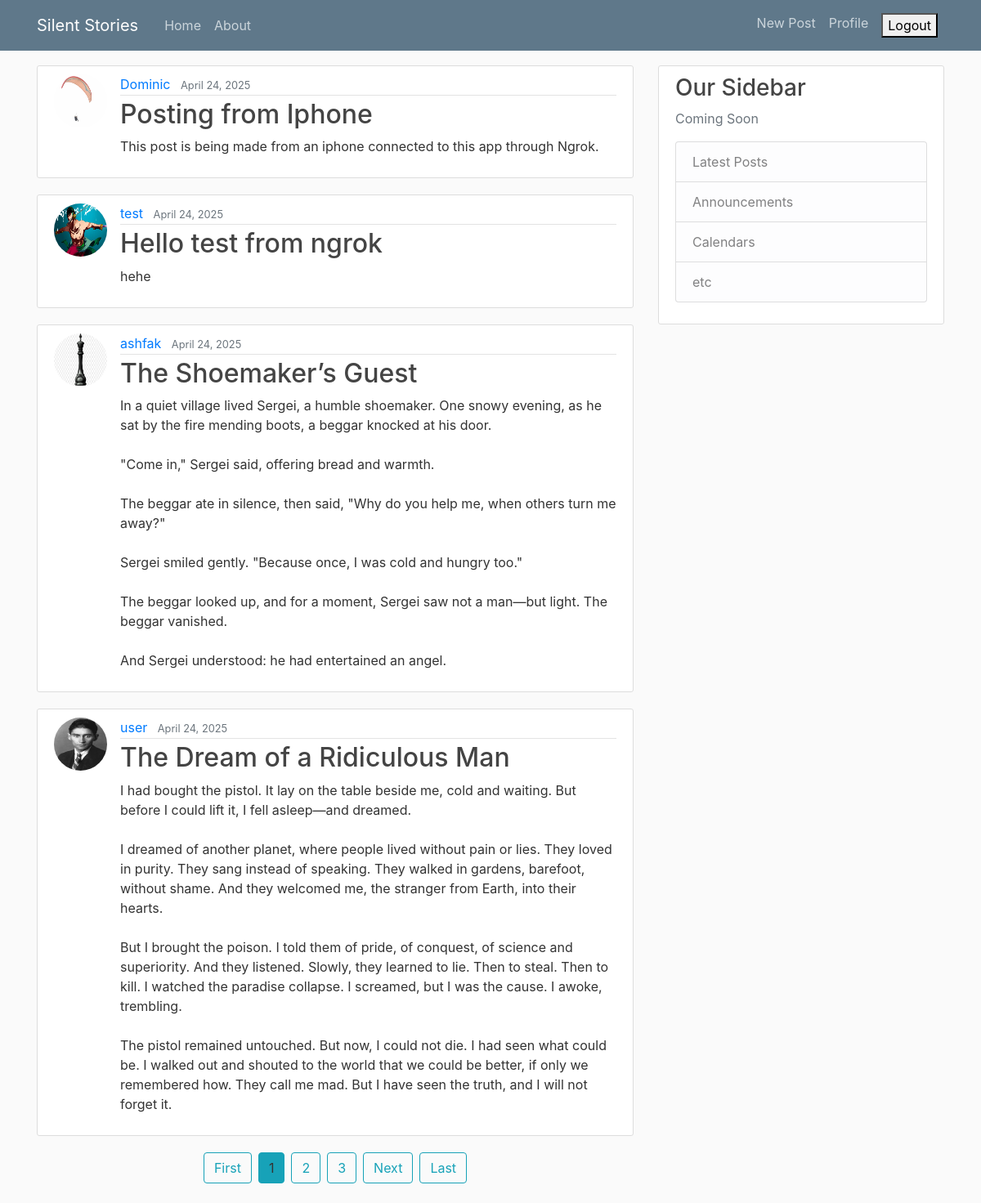
The app's page / (signed in) with its own data.
### blog/models.py (models this page shows, shortened)
class Post(models.Model):
    title=models.CharField(max_length=100)
    content=models.TextField(max_length=500)
    date_posted=models.DateTimeField(default=timezone.now)
    author= models.ForeignKey(User, on_delete=models.CASCADE)

### user/models.py (models this page shows, shortened)
class Profile(models.Model):
    user = models.OneToOneField(User, on_delete=models.CASCADE)
    image = models.ImageField(default='default.png', upload_to='profile_pics')

### blog/views.py (the view)
# urls.py: path('', PostListView.as_view(), name="blog-home"),
class PostListView(LoginRequiredMixin,ListView):
    model=Post
    template_name='blog/home.html'
    context_object_name='posts'
    ordering=['-date_posted']
    paginate_by=4

### blog/templates/blog/home.html (shortened to what this page needs)
{% extends "blog/base.html" %}
{% block content %}
    {% for post in posts %}
        <article class="media content-section">
          <img class="rounded-circle article-img" src="{{ post.author.profile.image.url }}">
          <div class="media-body">
            <div class="article-metadata">
              <a class="mr-2" href="{% url 'user-posts' post.author.username %}">{{ post.author }}</a>
              <small class="text-muted">{{ post.date_posted|date:"F d, Y" }}</small>
            </div>
            <h2><a class="article-title" href="{% url 'post-detail' post.id %}">{{ post.title }}</a></h2>
            <p class="article-content">{{ post.content }}</p>
          </div>
        </article>
    {% endfor %}
    {% if is_paginated %}
    <div class="d-flex justify-content-center mb-4">
        <a class="btn btn-outline-info mx-1" href="?page=1">First</a>
        {% for num in page_obj.paginator.page_range %}
            {% if page_obj.number == num %}
                <a class="btn btn-info mx-1">{{ num }}</a>
            {% elif num > page_obj.number|add:"-3" and num < page_obj.number|add:"3" %}
                <a class="btn btn-outline-info mx-1" href="?page={{ num }}">{{ num }}</a>
            {% endif %}
        {% endfor %}
        {% if page_obj.has_next %}
            <a class="btn btn-outline-info mx-1" href="?page={{ page_obj.next_page_number }}">Next</a>
            <a class="btn btn-outline-info mx-1" href="?page={{ page_obj.paginator.num_pages }}">Last</a>
        {% endif %}
    </div>
{% endif %}
{% endblock content %}

### blog/templates/blog/base.html (shortened to what this page needs)
{% load static %}
<!DOCTYPE html>
<html>
<head>
    <link rel="stylesheet" href="https://maxcdn.bootstrapcdn.com/bootstrap/4.0.0/css/bootstrap.min.css">
    <link rel="stylesheet" type="text/css" href="{% static 'blog/main.css' %}">
</head>
<body>
    <header class="site-header">
      <nav class="navbar navbar-expand-md navbar-dark bg-steel fixed-top">
        <div class="container">
          <a class="navbar-brand mr-4" href="{% url 'blog-home' %}">Silent Stories</a>
          <div class="collapse navbar-collapse" id="navbarToggle">
            <div class="navbar-nav mr-auto">
              <a class="nav-item nav-link" href="{% url 'blog-home' %}">Home</a>
              <a class="nav-item nav-link" href="{% url 'blog-about' %}">About</a>
            </div>
            <div class="navbar-nav">
              {% if user.is_authenticated %}
                <a class="nav-item nav-link" href="{% url 'post-new' %}">New Post</a>
                <a class="nav-item nav-link" href="{% url 'profile' %}">Profile</a>
                <form class="nav-item nav-link" action="{% url 'logout' %}" method="post"> {% csrf_token %}
                <button type="submit" class="nav-item">Logout</button></form></a>
              {% else %}
                <a class="nav-item nav-link" href="{% url 'login' %}">Login</a>
                <a class="nav-item nav-link" href="{% url 'register' %}">Register</a>
              {% endif %}
            </div>
          </div>
        </div>
      </nav>
    </header>
    <main role="main" class="container">
      <div class="row">
        <div class="col-md-8">
          {% block content %}{% endblock %}
        </div>
        <div class="col-md-4">
          <div class="content-section">
            <h3>Our Sidebar</h3>
            <p class='text-muted'>Coming Soon
              <ul class="list-group">
                <li class="list-group-item list-group-item-light">Latest Posts</li>
                <li class="list-group-item list-group-item-light">Announcements</li>
                <li class="list-group-item list-group-item-light">Calendars</li>
                <li class="list-group-item list-group-item-light">etc</li>
              </ul>
            </p>
          </div>
        </div>
      </div>
    </main>
</body>
</html>

### blog/static/blog/main.css (style rules this page uses)
body { background: #fafafa; color: #333333; margin-top: 5rem; }
h1, h2, h3, h4, h5, h6 { color: #444444; }
ul { margin: 0; }
.bg-steel { background-color: #5f788a; }
.site-header .navbar-nav .nav-link { color: #cbd5db; }
.content-section { background: #ffffff; padding: 10px 20px; border: 1px solid #dddddd; border-radius: 3px; margin-bottom: 20px; }
.article-title { color: #444444; }
.article-content { white-space: pre-line; }
.article-img { height: 65px; width: 65px; margin-right: 16px; }
.article-metadata { padding-bottom: 1px; margin-bottom: 4px; border-bottom: 1px solid #e3e3e3 }

### records on screen
Post: author.profile.image (picture), author "Dominic", date_posted "April 24, 2025", title "Posting from Iphone", content "This post is being made from an iphone connected to this app through Ngrok."
Post: author.profile.image (picture), author "test", date_posted "April 24, 2025", title "Hello test from ngrok", content "hehe"
Post: author.profile.image (picture), author "ashfak", date_posted "April 24, 2025", title "The Shoemaker’s Guest", content "In a quiet village lived Sergei, a humble shoemaker. One snowy evening, as he sat by the fire mending boots, a beggar knocked at his door. \"Come in,\" Sergei said, offering bread and warmth. The beggar ate in silence, then said, \"Why do you help me, when others turn me away?\" Sergei smiled gently. \"Because once, I was cold and hungry too.\" The beggar looked up, and for a moment, Sergei saw not a man—but light. The beggar vanished. And Sergei understood: he had entertained an angel."
Post: author.profile.image (picture), author "user", date_posted "April 24, 2025", title "The Dream of a Ridiculous Man", content "I had bought the pistol. It lay on the table beside me, cold and waiting. But before I could lift it, I fell asleep—and dreamed. I dreamed of another planet, where people lived without pain or lies. They loved in purity. They sang instead of speaking. They walked in gardens, barefoot, without shame. And they welcomed me, the stranger from Earth, into their hearts. But I brought the poison. I told them of pride, of conquest, of science and superiority. And they listened. Slowly, they learned to lie. Then to steal. Then to kill. I watched the paradise collapse. I screamed, but I was the cause. I awoke, trembling. The pistol remained untouched. But now, I could not die. I had seen what could…"

### other values on screen
{{ num }} "1"
{{ num }} "2" "3"
